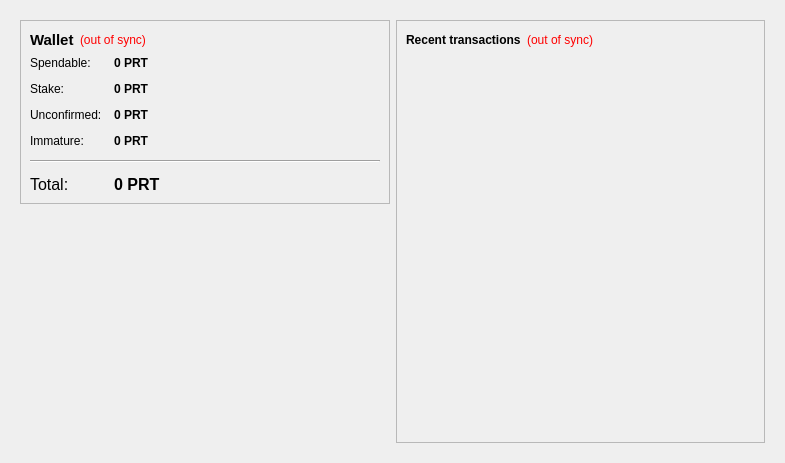
<?xml version="1.0" encoding="UTF-8"?>
<ui version="4.0">
 <class>OverviewPage</class>
 <widget class="QWidget" name="OverviewPage">
  <property name="geometry">
   <rect>
    <x>0</x>
    <y>0</y>
    <width>785</width>
    <height>463</height>
   </rect>
  </property>
  <property name="windowTitle">
   <string>Form</string>
  </property>
  <layout class="QHBoxLayout" name="horizontalLayout" stretch="0">
   <item>
    <widget class="QFrame" name="frameMain">
     <property name="frameShape">
      <enum>QFrame::NoFrame</enum>
     </property>
     <layout class="QHBoxLayout" name="horizontalLayout_3">
      <item>
       <layout class="QVBoxLayout" name="verticalLayout_2">
        <item>
         <widget class="QFrame" name="frame">
          <property name="frameShape">
           <enum>QFrame::StyledPanel</enum>
          </property>
          <property name="frameShadow">
           <enum>QFrame::Plain</enum>
          </property>
          <layout class="QVBoxLayout" name="verticalLayout_4">
           <item>
            <layout class="QHBoxLayout" name="horizontalLayout_4">
             <item>
              <widget class="QLabel" name="label_5">
               <property name="font">
                <font>
                 <pointsize>11</pointsize>
                 <weight>75</weight>
                 <bold>true</bold>
                </font>
               </property>
               <property name="text">
                <string>Wallet</string>
               </property>
              </widget>
             </item>
             <item>
              <widget class="QLabel" name="labelWalletStatus">
               <property name="toolTip">
                <string>The displayed information may be out of date. Your wallet automatically synchronizes with the Profitcoin network after a connection is established, but this process has not completed yet.</string>
               </property>
               <property name="styleSheet">
                <string notr="true">QLabel { color: red; }</string>
               </property>
               <property name="text">
                <string notr="true">(out of sync)</string>
               </property>
               <property name="alignment">
                <set>Qt::AlignLeading|Qt::AlignLeft|Qt::AlignVCenter</set>
               </property>
              </widget>
             </item>
             <item>
              <spacer name="horizontalSpacer_2">
               <property name="orientation">
                <enum>Qt::Horizontal</enum>
               </property>
               <property name="sizeHint" stdset="0">
                <size>
                 <width>40</width>
                 <height>20</height>
                </size>
               </property>
              </spacer>
             </item>
            </layout>
           </item>
           <item>
            <layout class="QFormLayout" name="formLayout_2">
             <property name="fieldGrowthPolicy">
              <enum>QFormLayout::AllNonFixedFieldsGrow</enum>
             </property>
             <property name="horizontalSpacing">
              <number>12</number>
             </property>
             <property name="verticalSpacing">
              <number>12</number>
             </property>
             <item row="0" column="0">
              <widget class="QLabel" name="label">
               <property name="text">
                <string>Spendable:</string>
               </property>
              </widget>
             </item>
             <item row="0" column="1">
              <widget class="QLabel" name="labelBalance">
               <property name="font">
                <font>
                 <weight>75</weight>
                 <bold>true</bold>
                </font>
               </property>
               <property name="cursor">
                <cursorShape>IBeamCursor</cursorShape>
               </property>
               <property name="toolTip">
                <string>Your current spendable balance</string>
               </property>
               <property name="text">
                <string notr="true">0 PRT</string>
               </property>
               <property name="textInteractionFlags">
                <set>Qt::LinksAccessibleByMouse|Qt::TextSelectableByKeyboard|Qt::TextSelectableByMouse</set>
               </property>
              </widget>
             </item>
             <item row="1" column="0">
              <widget class="QLabel" name="label_6">
               <property name="text">
                <string>Stake:</string>
               </property>
              </widget>
             </item>
             <item row="1" column="1">
              <widget class="QLabel" name="labelStake">
               <property name="font">
                <font>
                 <weight>75</weight>
                 <bold>true</bold>
                </font>
               </property>
               <property name="cursor">
                <cursorShape>IBeamCursor</cursorShape>
               </property>
               <property name="toolTip">
                <string>Total of coins that was staked, and do not yet count toward the current balance</string>
               </property>
               <property name="text">
                <string notr="true">0 PRT</string>
               </property>
               <property name="textInteractionFlags">
                <set>Qt::LinksAccessibleByMouse|Qt::TextSelectableByKeyboard|Qt::TextSelectableByMouse</set>
               </property>
              </widget>
             </item>
             <item row="2" column="0">
              <widget class="QLabel" name="label_3">
               <property name="text">
                <string>Unconfirmed:</string>
               </property>
              </widget>
             </item>
             <item row="2" column="1">
              <widget class="QLabel" name="labelUnconfirmed">
               <property name="font">
                <font>
                 <weight>75</weight>
                 <bold>true</bold>
                </font>
               </property>
               <property name="cursor">
                <cursorShape>IBeamCursor</cursorShape>
               </property>
               <property name="toolTip">
                <string>Total of transactions that have yet to be confirmed, and do not yet count toward the current balance</string>
               </property>
               <property name="text">
                <string notr="true">0 PRT</string>
               </property>
               <property name="textInteractionFlags">
                <set>Qt::LinksAccessibleByMouse|Qt::TextSelectableByKeyboard|Qt::TextSelectableByMouse</set>
               </property>
              </widget>
             </item>
             <item row="3" column="0">
              <widget class="QLabel" name="labelImmatureText">
               <property name="text">
                <string>Immature:</string>
               </property>
              </widget>
             </item>
             <item row="3" column="1">
              <widget class="QLabel" name="labelImmature">
               <property name="font">
                <font>
                 <weight>75</weight>
                 <bold>true</bold>
                </font>
               </property>
               <property name="toolTip">
                <string>Mined balance that has not yet matured</string>
               </property>
               <property name="text">
                <string notr="true">0 PRT</string>
               </property>
               <property name="textInteractionFlags">
                <set>Qt::LinksAccessibleByMouse|Qt::TextSelectableByKeyboard|Qt::TextSelectableByMouse</set>
               </property>
              </widget>
             </item>
             <item row="4" column="0" colspan="2">
              <widget class="Line" name="line">
               <property name="orientation">
                <enum>Qt::Horizontal</enum>
               </property>
              </widget>
             </item>
             <item row="5" column="0">
              <widget class="QLabel" name="labelTotalText">
               <property name="font">
                <font>
                 <pointsize>12</pointsize>
                </font>
               </property>
               <property name="text">
                <string>Total:</string>
               </property>
              </widget>
             </item>
             <item row="5" column="1">
              <widget class="QLabel" name="labelTotal">
               <property name="font">
                <font>
                 <pointsize>12</pointsize>
                 <weight>75</weight>
                 <bold>true</bold>
                </font>
               </property>
               <property name="cursor">
                <cursorShape>IBeamCursor</cursorShape>
               </property>
               <property name="toolTip">
                <string>Your current total balance</string>
               </property>
               <property name="text">
                <string notr="true">0 PRT</string>
               </property>
               <property name="textInteractionFlags">
                <set>Qt::LinksAccessibleByMouse|Qt::TextSelectableByKeyboard|Qt::TextSelectableByMouse</set>
               </property>
              </widget>
             </item>
            </layout>
           </item>
          </layout>
         </widget>
        </item>
        <item>
         <spacer name="verticalSpacer">
          <property name="orientation">
           <enum>Qt::Vertical</enum>
          </property>
          <property name="sizeHint" stdset="0">
           <size>
            <width>20</width>
            <height>40</height>
           </size>
          </property>
         </spacer>
        </item>
        <item>
         <widget class="QLabel" name="label_7">
          <property name="text">
           <string/>
          </property>
          <property name="pixmap">
           <pixmap resource="../profitcoin.qrc">:/images/backg</pixmap>
          </property>
          <property name="alignment">
           <set>Qt::AlignCenter</set>
          </property>
         </widget>
        </item>
        <item>
         <widget class="QLabel" name="label_2">
          <property name="text">
           <string/>
          </property>
          <property name="pixmap">
           <pixmap>:/images/wallet</pixmap>
          </property>
         </widget>
        </item>
       </layout>
      </item>
      <item>
       <layout class="QVBoxLayout" name="verticalLayout_3">
        <item>
         <widget class="QFrame" name="frame_2">
          <property name="frameShape">
           <enum>QFrame::StyledPanel</enum>
          </property>
          <property name="frameShadow">
           <enum>QFrame::Plain</enum>
          </property>
          <layout class="QVBoxLayout" name="verticalLayout">
           <item>
            <layout class="QHBoxLayout" name="horizontalLayout_2">
             <item>
              <widget class="QLabel" name="label_4">
               <property name="text">
                <string>&lt;b&gt;Recent transactions&lt;/b&gt;</string>
               </property>
              </widget>
             </item>
             <item>
              <widget class="QLabel" name="labelTransactionsStatus">
               <property name="toolTip">
                <string>The displayed information may be out of date. Your wallet automatically synchronizes with the Profitcoin network after a connection is established, but this process has not completed yet.</string>
               </property>
               <property name="styleSheet">
                <string notr="true">QLabel { color: red; }</string>
               </property>
               <property name="text">
                <string notr="true">(out of sync)</string>
               </property>
               <property name="alignment">
                <set>Qt::AlignRight|Qt::AlignTrailing|Qt::AlignVCenter</set>
               </property>
              </widget>
             </item>
             <item>
              <spacer name="horizontalSpacer">
               <property name="orientation">
                <enum>Qt::Horizontal</enum>
               </property>
               <property name="sizeHint" stdset="0">
                <size>
                 <width>40</width>
                 <height>20</height>
                </size>
               </property>
              </spacer>
             </item>
            </layout>
           </item>
           <item>
            <widget class="QListView" name="listTransactions">
             <property name="styleSheet">
              <string notr="true">QListView { background: transparent; }</string>
             </property>
             <property name="frameShape">
              <enum>QFrame::NoFrame</enum>
             </property>
             <property name="verticalScrollBarPolicy">
              <enum>Qt::ScrollBarAlwaysOff</enum>
             </property>
             <property name="horizontalScrollBarPolicy">
              <enum>Qt::ScrollBarAlwaysOff</enum>
             </property>
             <property name="selectionMode">
              <enum>QAbstractItemView::NoSelection</enum>
             </property>
            </widget>
           </item>
          </layout>
         </widget>
        </item>
       </layout>
      </item>
     </layout>
    </widget>
   </item>
  </layout>
 </widget>
 <resources>
  <include location="../profitcoin.qrc"/>
 </resources>
 <connections/>
</ui>
